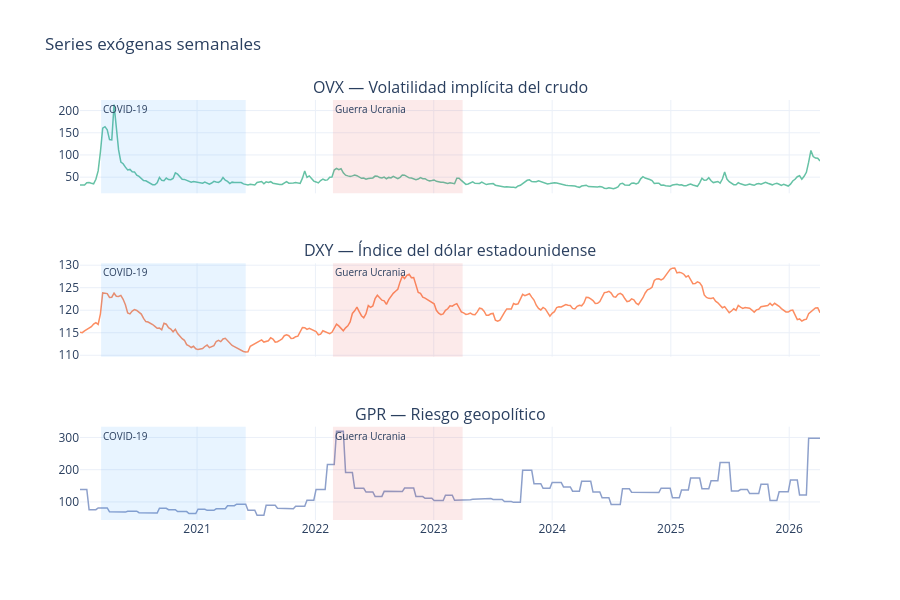

Source (notebook cell):
### Markdown cell above
### 4.3 Variables exógenas (OVX, DXY, GPR)

### Code cell
exog_weekly = df.groupby('date', observed=True)[['ovx','dxy','gpr']].first().reset_index()

fig = make_subplots(rows=3, cols=1, shared_xaxes=True,
                    subplot_titles=['OVX — Volatilidad implícita del crudo',
                                    'DXY — Índice del dólar estadounidense',
                                    'GPR — Riesgo geopolítico'])
pairs = [('ovx', COLOR_SEQ[0]), ('dxy', COLOR_SEQ[1]), ('gpr', COLOR_SEQ[2])]
for row, (col, color) in enumerate(pairs, 1):
    fig.add_trace(go.Scatter(x=exog_weekly['date'], y=exog_weekly[col],
                             line=dict(color=color, width=1.5), showlegend=False), row=row, col=1)
add_crisis_bands(fig)
fig.update_layout(template=TEMPLATE, height=600, title='Series exógenas semanales')
fig.show()

### Figure 1 — Plotly figure (JSON) as saved in the notebook; plotly's stock layout.template omitted (floating-point values rounded to 4 significant figures; data arrays with more than 128 entries replaced by an {"elided": "..."} marker saying what was removed)
{"data": [{"line": {"color": "rgb(102,194,165)", "width": 1.5}, "showlegend": false, "type": "scatter", "x": {"elided": "327 str values"}, "xaxis": "x", "y": {"elided": "327 float values"}, "yaxis": "y"}, {"line": {"color": "rgb(252,141,98)", "width": 1.5}, "showlegend": false, "type": "scatter", "x": {"elided": "327 str values"}, "xaxis": "x2", "y": {"elided": "327 float values"}, "yaxis": "y2"}, {"line": {"color": "rgb(141,160,203)", "width": 1.5}, "showlegend": false, "type": "scatter", "x": {"elided": "327 str values"}, "xaxis": "x3", "y": {"elided": "327 float values"}, "yaxis": "y3"}], "layout": {"annotations": [{"font": {"size": 16}, "showarrow": false, "text": "OVX — Volatilidad implícita del crudo", "x": 0.5, "xanchor": "center", "xref": "paper", "y": 1, "yanchor": "bottom", "yref": "paper"}, {"font": {"size": 16}, "showarrow": false, "text": "DXY — Índice del dólar estadounidense", "x": 0.5, "xanchor": "center", "xref": "paper", "y": 0.6111, "yanchor": "bottom", "yref": "paper"}, {"font": {"size": 16}, "showarrow": false, "text": "GPR — Riesgo geopolítico", "x": 0.5, "xanchor": "center", "xref": "paper", "y": 0.2222, "yanchor": "bottom", "yref": "paper"}, {"font": {"size": 10}, "showarrow": false, "text": "COVID-19", "x": "2020-03-11T00:00:00", "xanchor": "left", "xref": "x", "y": 1, "yanchor": "top", "yref": "y domain"}, {"font": {"size": 10}, "showarrow": false, "text": "COVID-19", "x": "2020-03-11T00:00:00", "xanchor": "left", "xref": "x2", "y": 1, "yanchor": "top", "yref": "y2 domain"}, {"font": {"size": 10}, "showarrow": false, "text": "COVID-19", "x": "2020-03-11T00:00:00", "xanchor": "left", "xref": "x3", "y": 1, "yanchor": "top", "yref": "y3 domain"}, {"font": {"size": 10}, "showarrow": false, "text": "Guerra Ucrania", "x": "2022-02-24T00:00:00", "xanchor": "left", "xref": "x", "y": 1, "yanchor": "top", "yref": "y domain"}, {"font": {"size": 10}, "showarrow": false, "text": "Guerra Ucrania", "x": "2022-02-24T00:00:00", "xanchor": "left", "xref": "x2", "y": 1, "yanchor": "top", "yref": "y2 domain"}, {"font": {"size": 10}, "showarrow": false, "text": "Guerra Ucrania", "x": "2022-02-24T00:00:00", "xanchor": "left", "xref": "x3", "y": 1, "yanchor": "top", "yref": "y3 domain"}], "height": 600, "shapes": [{"fillcolor": "rgba(30,144,255,0.10)", "line": {"width": 0}, "type": "rect", "x0": "2020-03-11T00:00:00", "x1": "2021-05-31T00:00:00", "xref": "x", "y0": 0, "y1": 1, "yref": "y domain"}, {"fillcolor": "rgba(30,144,255,0.10)", "line": {"width": 0}, "type": "rect", "x0": "2020-03-11T00:00:00", "x1": "2021-05-31T00:00:00", "xref": "x2", "y0": 0, "y1": 1, "yref": "y2 domain"}, {"fillcolor": "rgba(30,144,255,0.10)", "line": {"width": 0}, "type": "rect", "x0": "2020-03-11T00:00:00", "x1": "2021-05-31T00:00:00", "xref": "x3", "y0": 0, "y1": 1, "yref": "y3 domain"}, {"fillcolor": "rgba(220,50,50,0.10)", "line": {"width": 0}, "type": "rect", "x0": "2022-02-24T00:00:00", "x1": "2023-03-31T00:00:00", "xref": "x", "y0": 0, "y1": 1, "yref": "y domain"}, {"fillcolor": "rgba(220,50,50,0.10)", "line": {"width": 0}, "type": "rect", "x0": "2022-02-24T00:00:00", "x1": "2023-03-31T00:00:00", "xref": "x2", "y0": 0, "y1": 1, "yref": "y2 domain"}, {"fillcolor": "rgba(220,50,50,0.10)", "line": {"width": 0}, "type": "rect", "x0": "2022-02-24T00:00:00", "x1": "2023-03-31T00:00:00", "xref": "x3", "y0": 0, "y1": 1, "yref": "y3 domain"}], "title": {"text": "Series exógenas semanales"}, "xaxis": {"anchor": "y", "domain": [0, 1], "matches": "x3", "showticklabels": false}, "xaxis2": {"anchor": "y2", "domain": [0, 1], "matches": "x3", "showticklabels": false}, "xaxis3": {"anchor": "y3", "domain": [0, 1]}, "yaxis": {"anchor": "x", "domain": [0.7778, 1]}, "yaxis2": {"anchor": "x2", "domain": [0.3889, 0.6111]}, "yaxis3": {"anchor": "x3", "domain": [0, 0.2222]}}}
